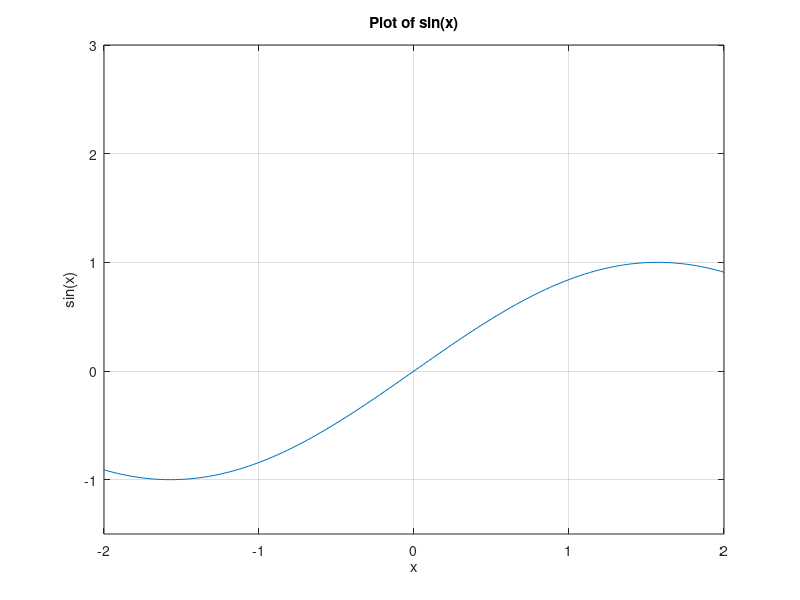

Write the MATLAB code that produced this figure.
%% 
% *ENME/ENAE 202 MATLAB*
% 
% *PLOTS*
% 
% Simple plots are easily created by passing arrays to the *plot()* function. 
% When passing a single array y as plot(y), Matlab will generate a graph with 
% the array index values on the x-axis, and the corresponding array values on 
% the y-axis:

theta = (-1:.01:1)*pi;
y = sin(theta);
plot(y)
%% 
% When passing two arrays x and y as plot(x,y) the resulting graph will contain 
% points with coordinates x(i) and y(i) for each index i in the arrays:

clf               % clears the plot window
plot(theta,y)
%% 
% Note that arrays theta and y must have the same length
% 
% By default, each pair of (theta,y) values is shown as a single dot on the 
% graph, and Matlab draws a line connecting the dots *in sequence*, which can 
% lead to unexpected results if the point pairs are not properly ordered:

x = [-8 -5 0 0  5 8];    % increasing x values
y = [ 5 -8 8 8 -8 5];
plot(x,y)
%% 
% vs:

x = [0 -5 8 -8  5 0];    % same x,y pairs, but different order
y = [8 -8 5  5 -8 8];
plot(x,y)
%% 
% Try another example:

x = (-1:.01:1)*pi;
y = sin(x);
plot(x,y)
%% 
% By default, the plot linearly interpolates between x,y data points.
% 
% Can plot just the data points using a third argument in plot():

plot(x,y,'.')
%% 
% A variety of point markers are available, like triangles:

plot(x,y,'>')
%% 
% Draw the data with markers, *and* the interpolated line between points

plot(x,y,'>-')
%% 
% Chage the color of markers and lines ("r","g","b","k", etc colors)

plot(x,y,'r>-')
%% 
% Control the line style (dashed "--", dotted ":", etc)

plot(x,y,'r>--')
%% 
% Combine multiple plots in a single function call:

plot(x,y,'x', x-2.5,y.^2,'o')
%% 
% Many combinations of colors, markers, and linestyles, check the help file 
% for details:

help plot
%% 
% 
% 
% *Formatting plots*
% 
% Adding grids, axis labels, and titles (note the "see also" options under "help 
% plot"):

plot(x,y)
grid
xlabel('x')
ylabel('sin(x)')
title('Plot of sin(x)');
%% 
% The range for each axis can be specified using the axis command, with syntax: 
% axis([XMIN XMAX YMIN YMAX])

axis([-2 2 -1.5 3])
%% 
% Each new plot command will completely overwrite previous plot and formatting.  
% To keep the previous plot, put new plot in a different "figure" window.
% 
% Create a new figure window and put a different plot in it:

figure(2)
plot(x, sin(2*x))
%% 
% Figures can be saved to different graphics formats (png, pdf, etc.).
% 
% We won't do a lot with multiple figure windows in this class but the functionality 
% is there to open up as many different figure windows as you like, with different 
% plots on each.
% 
% To "redirect" subsequent plots to a specific, already open figure window, 
% type *figure(n)* before the next plot command, where "n" is the number of the 
% window you want to use.  If a window with that number doesn't exist, a new window 
% will be opened and given the number indicated by "n".
% 
% Get rid of an unneeded figure window with the close command

close(2)
%% 
% We can also close all figure windows:

close all
%% 
% As we saw previously, multiple plots can be placed in a single figure by specifying 
% 2 (or more) x-y datasets in a single plot command:

plot(x, y, x, sin(2*x))
%% 
% Can control the color and linestyle of each plot separately:

plot(x, y, 'r-', x, sin(2*x), 'k:')
%% 
% Can alternately use "hold on" to tell Matlab to keep the previous plot in 
% a window in order to overlay an additional plot onto it at a later time

plot(x,y)
hold on
plot(x, sin(2*x))
%% 
% Use "hold off" to revert to original plot behavior (replacing the old plot 
% completely when a new plot command is given)

hold off
plot(x,y)  % plot from above is replaced entirely here
hold on
plot(x, sin(2*x), 'r') % different colored plot overlaid
plot(x, sin(3*x), 'm') % yet another plot overlaid; 3 total now
hold off
%% 
% To make the graph have one color, and the data points another, plot twice 
% with hold on:

plot(x,y,'g.')  % draw the original graph
hold on
plot(x(1:4:end),y(1:4:end),'b>') % Mark every 4th datum a different color
%% 
% Clear a figure without removing the window with "clf":

clf
%% 
% Multiple *independent* plots can also be created in a single figure window 
% using the "subplot" command. You are not responsible for this in ENME202, but 
% it is a useful command to be aware of:

help subplot
%% 
% 
% 
% *A final note:*
% 
% Matlab plots are extremely powerful, and we are just touching the surface 
% here. There is a wide variety of 2D and 3D plot options, and your code can also 
% manipulate plots at a very  low level using more advanced commands than covered 
% here.